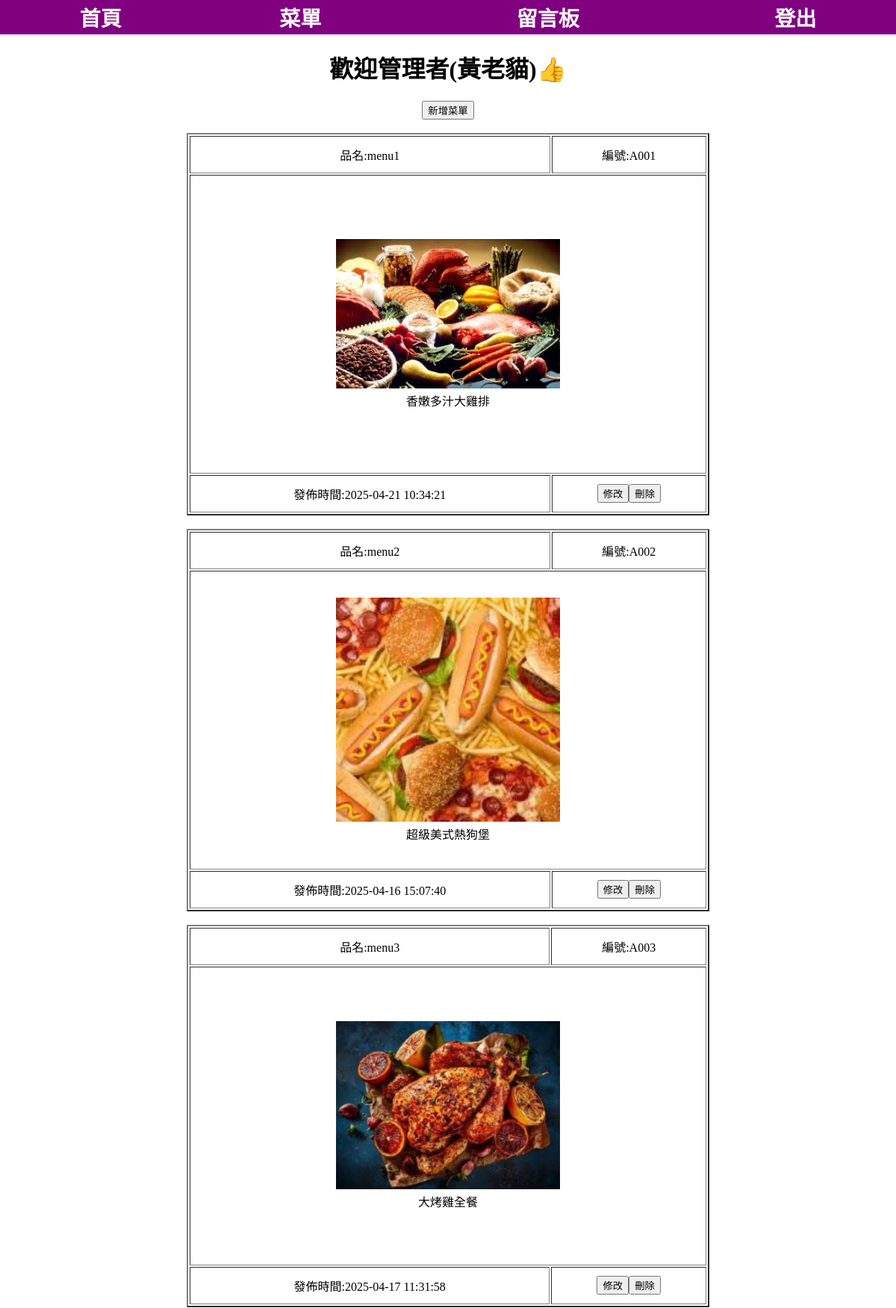
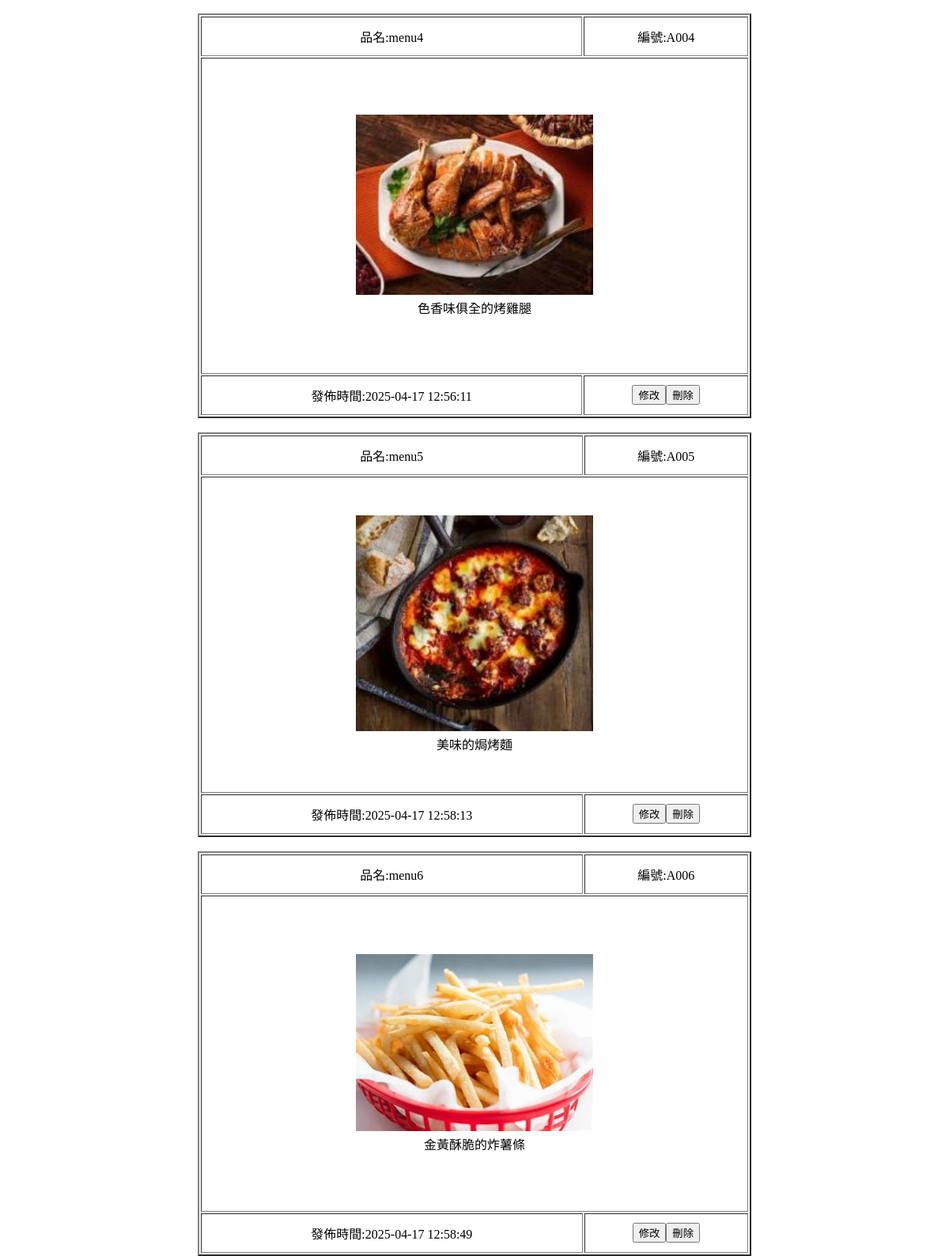
The app's page /menu user a.php (signed in) with its own data (2 pictures, top to bottom).
### tables this page shows
CREATE TABLE `food` (
  `id` int(11) NOT NULL,
  `c_num` varchar(20) NOT NULL,
  `c_name` varchar(20) NOT NULL,
  `c_money` int(11) NOT NULL,
  `img` text NOT NULL,
  `add_time` datetime NOT NULL,
  `text` varchar(20) NOT NULL
);

### menu user a.php (the view, shortened to what this page needs)
<!DOCTYPE html>
<html lang="zh-Hant">
    <head>
        <?php include("db.php");?>
    </head>
    <body>
    </head>
    <body align="center">
        <div id="a1">
            <table align="center" style="width: 100%;">
                <tr class="header">
                    <td>
                        <a href="index user a.php">首頁</a>
                    </td>
                    <td>
                        <a href="index user a food.php">菜單</a>
                    </td>
                    <td>
                        <a href="msg admin.php">留言板</a>
                    </td>
                    <td>
                        <a href="logout.php">登出</a>
                    </td>
                </tr>
            </table>
        </div>
        <tr>
            <td colspan="5" align="center">
                <h1>歡迎<?php echo $_SESSION['name']; ?>👍</h1>
            </td>
        </tr>
        <tr >
            <td class="content">
                <table>
                    <button type="button" onclick="location.href='add food.php'">新增菜單</button>
                    <?php
            $sql="SELECT * FROM `food` WHERE 1";
            $res=mysqli_query($link,$sql);
            if(mysqli_num_rows($res)>0){
                while($row=mysqli_fetch_assoc($res)){
                    echo "<table style='width:700px' border='2' align='center'>";
                    echo "<tr style='height:50px'>";
                    echo "<td>".'品名:'.$row["c_name"]."</td>";
                    echo "<td>".'編號:'.$row["c_num"]."</td>";
                    echo "</tr>";
                    echo "<tr style='height:400px'><td colspan='2'>"."<img src='img/".$row['img']."' style='width:300px'><br>".$row["text"]."</td></tr>";
                    echo "<tr style='height:50px'>";
                    echo "<td>".'發佈時間:'.$row["add_time"]."</td>";
                    echo "<td><button type='button' onclick=location.href='add%20food%20user%20a.php?id=".$row['id']."'>修改</button><input type='button' value='刪除' onclick=location.href='del%20food.php?id=".$row['id']."'></td>";
                    echo "</tr>";
                    echo "<br>";
                    echo "</table>";
                }
            }
        ?>
                </table>
            </td>
        </tr>
</body>
</html>

### menu user a.php (style rules this page uses)
body { margin: 0; }
#a1 { text-align: center; width: 100%; background-color: purple; margin-inline: auto; }
#a1 a { color: white; text-decoration: none; font-family: 'DFKai-sb'; font-size: 28px; font-weight: bold; }

### records on screen
food: c_name "menu1", c_num "A001", img (picture), text "香嫩多汁大雞排", add_time "2025-04-21 10:34:21"
food: c_name "menu2", c_num "A002", img (picture), text "超級美式熱狗堡", add_time "2025-04-16 15:07:40"
food: c_name "menu3", c_num "A003", img (picture), text "大烤雞全餐", add_time "2025-04-17 11:31:58"
food: c_name "menu4", c_num "A004", img (picture), text "色香味俱全的烤雞腿", add_time "2025-04-17 12:56:11"
food: c_name "menu5", c_num "A005", img (picture), text "美味的焗烤麵", add_time "2025-04-17 12:58:13"
food: c_name "menu6", c_num "A006", img (picture), text "金黃酥脆的炸薯條", add_time "2025-04-17 12:58:49"

### other values on screen
$_SESSION['name'] "管理者(黃老貓)"
